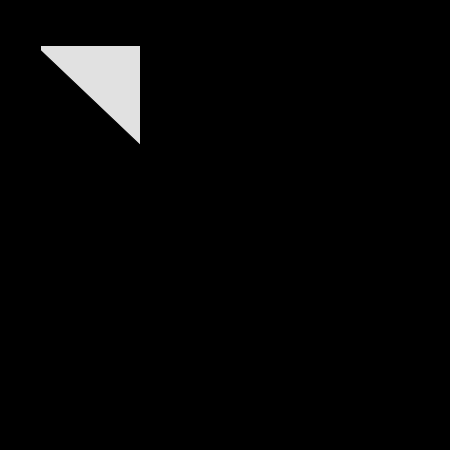
Frame 1 (no input)
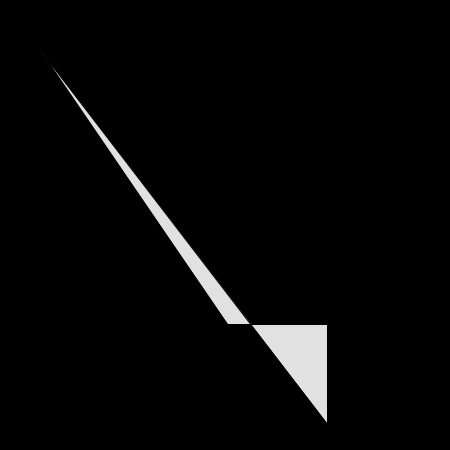
Frame 60 (the mouse pressed at the canvas centre just before this capture)
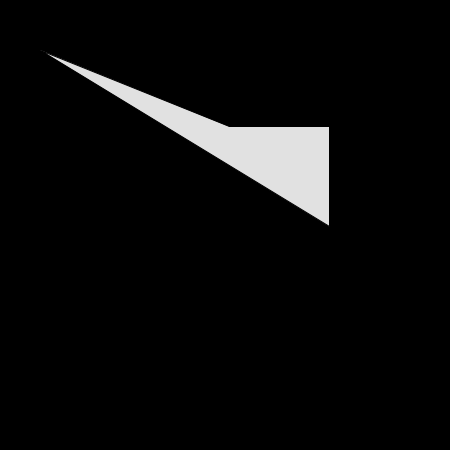
Frame 120 (the mouse held since frame 60 and released just before this capture)

The Processing sketch that drew these frames (run headless with seeded random() and noise(); from frame 60 on, the mouse is pressed at the canvas centre):

// Processing sketch: processing_168345
// ── processing_168345.pde

int ellipseX = 100;
int ellipseY = 100;

float quadX = 40;
float quadY = 45;

int theta = 0;

void setup(){
size(450,450);
frameRate(3);
}


void draw(){

background(0);
fill(225);
quad(quadX,quadY,quadX + 100,quadY + 0,quadX + 100,quadY + 100,40,50);
quadX = cos(theta) * 25 + width/2;
quadY = sin(theta) * 100 + height/2;

theta++;

}
